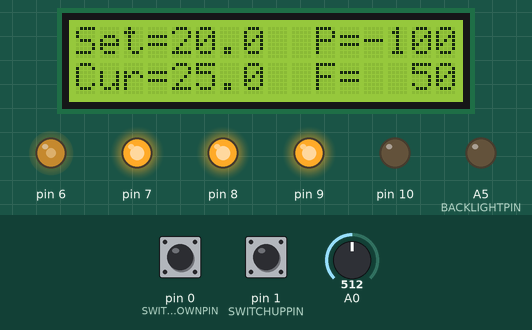
Recording of a sketch running on a simulated Arduino Uno, built with avr-gcc and run on an emulated ATmega328P. Parts: 16×2 character LCD, output pins drawn as LEDs (lit = HIGH). The inputs (shaded band) are chosen by the test bench; at power-on: pin 0 (SWITCHDOWNPIN) HIGH, A0 = 512, pin 1 (SWITCHUPPIN) HIGH.

Above: at 1.2 s.
1.3 s: pin 0 (SWITCHDOWNPIN) pulled LOW for 3.2 s
At 5.0 s:
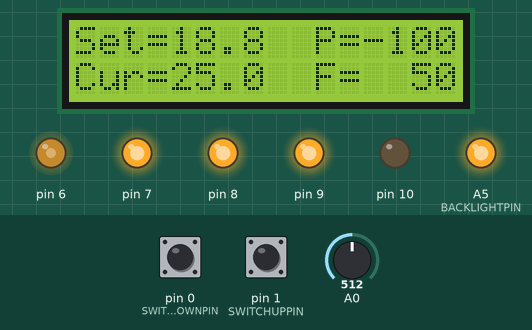
6.0 s: A0 set to 32
At 7.0 s:
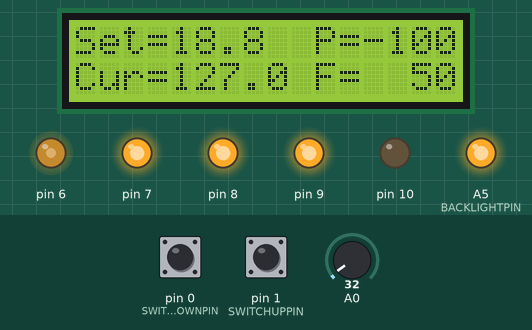
7.8 s: A0 set to 26
At 8.5 s:
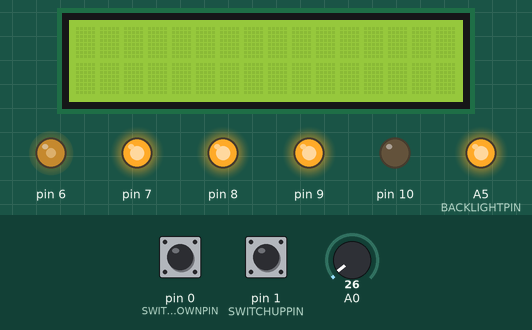
9.5 s: A0 set to 306
At 10.8 s:
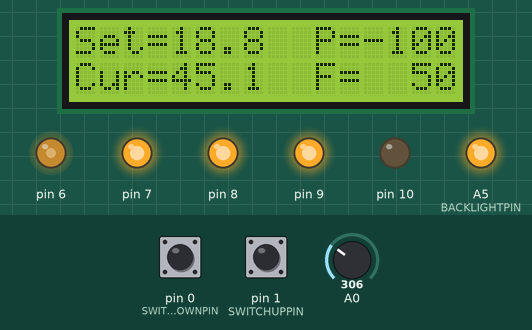
11.3 s: pin 1 (SWITCHUPPIN) pulled LOW for 0.15 s
12.9 s: pin 1 (SWITCHUPPIN) pulled LOW for 1 s
At 13.5 s:
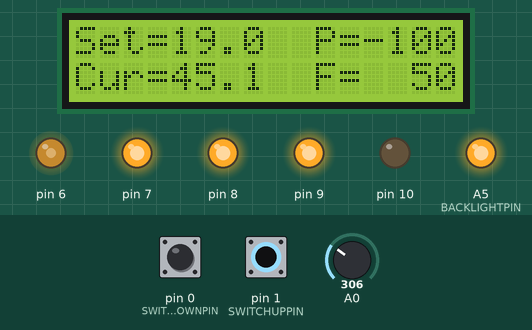
Timing chart, 0 to 24.4 s (numbered marks = the images above; inputs shaded):
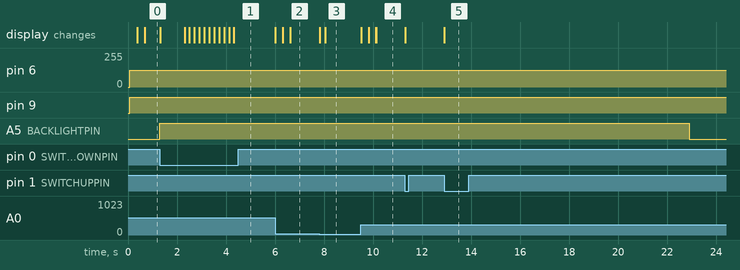

The sketch:

lagerista.ino
```cpp
#include <LiquidCrystal.h>
#include <PID_v1.h>  //Thanks to Brett Beauregard
#include "Thermistor.h"
#include "ThreePinFanPWM.h"
#include "BTS7960b.h"

//switch variables
#define SWITCHDOWNPIN 0
#define SWITCHUPPIN 1
#define BACKLIGHTPIN A5

double errorTemp, controlVal, setTemp;
double kP = 400.0, kI = 200.0, kD = 10.0;
PID pid(&errorTemp, &controlVal, &setTemp, kP, kI, kD, DIRECT);

LiquidCrystal lcd(12, 11, 5, 4, 3, 2);
Thermistor probe(14);
ThreePinFanPWM fan(6);
BTS7960bHBridge peltier(8, 10, 7, 9);

void setup() {
  lcd.begin(16, 2);
  peltier.setActive();
  pid.SetMode(AUTOMATIC);

  pinMode(SWITCHUPPIN, INPUT_PULLUP);
  pinMode(SWITCHDOWNPIN, INPUT_PULLUP);
  pinMode(BACKLIGHTPIN, OUTPUT);
  digitalWrite(BACKLIGHTPIN, LOW);

  analogReference(EXTERNAL);

}


void loop() {

  probe.update();
  pid.Compute();

  static float fanSpeed = 50.0;
  fan.setSpeed(fanSpeed);

  peltier.setIntensity(-100.0);
  //Serial.begin(9600);


  if (probe.isValid()) {
    //get user temp
    lcd.setCursor(0, 0);
    lcd.print("Set=");
    lcd.print(String(getUserTemp(), 1));

    //print power percentage sent to Peltier device
    lcd.setCursor(10, 0);
    lcd.print("P=");
    float power = peltier.getIntensity();
    if (power > 0.) lcd.print(" ");
    if (abs(power) < 100.) lcd.print(" ");
    lcd.print(String(power, 0));

    //print measured temp
    lcd.setCursor(0, 1);
    lcd.print("Cur=");
    String strTemp = probe.strTemp(1);
    lcd.print(strTemp);
    for (int i = 0; i < 6 - strTemp.length(); i++) lcd.print(" ");

    //print fan speen in percentage
    lcd.setCursor(10,1);
    lcd.print("F= ");
    if (fanSpeed < 100.) lcd.print(" ");
    lcd.print(String(fanSpeed, 0));

  } else {
    lcd.setCursor(0, 0);
    lcd.print("                ");
    lcd.setCursor(0, 1);
    lcd.print("                ");
  }


}


float getUserTemp() {
  static float set_temp = 20.0;
  static unsigned long sw_timer;
  static bool sw_up = 0, sw_hold_up = 0, sw_down = 0, sw_hold_down = 0;

  unsigned long currentMillis = millis();

  if (!digitalRead(SWITCHDOWNPIN) && !sw_down) {
    digitalWrite(BACKLIGHTPIN, HIGH);
    sw_down = true;
    sw_timer = currentMillis;
    set_temp -= 0.1;
  } else if (!digitalRead(SWITCHDOWNPIN) && sw_down) {
    if ((!sw_hold_down) && (currentMillis >= sw_timer + 1000.0)) {
      sw_hold_down = true;
      sw_timer = currentMillis;
      set_temp -= 0.1;
    } else if (sw_hold_down && (currentMillis > sw_timer + 200.0)) {
      sw_timer = currentMillis;
      set_temp -= 0.1;
    }
  } else if (!digitalRead(SWITCHUPPIN) && !sw_up) {
    digitalWrite(BACKLIGHTPIN, HIGH);
    sw_up = true;
    sw_timer = currentMillis;
    set_temp += 0.1;
  } else if (!digitalRead(SWITCHUPPIN) && sw_up) {
    if (!sw_hold_up && (currentMillis > sw_timer + 1000)) {
      sw_hold_up = true;
      sw_timer = currentMillis;
      set_temp += 0.1;
    } else if (sw_hold_up && (currentMillis > sw_timer + 200)) {
      sw_timer = currentMillis;
      set_temp += 0.1;
    }
  } else {
    sw_down = false;
    sw_hold_down = false;
    sw_up = false;
    sw_hold_up = false;
    if (millis() > sw_timer + 10000) digitalWrite(BACKLIGHTPIN, LOW);
  }

  return set_temp;
}
```

BTS7960b.cpp
```cpp
/**********************************************************************************************
 * Arduino BTS7960b Library
 * Author: Martin Lafrance
 *         lafrance.martin@gmail.com
 *
 * This library supports both the chip itself and the full H-Bridge board
 * The Half-bridge object could be used for any controller that has an Enable pin with a PWM pin
 * The Full H-bridge object could be used the same with two-sided controllers
 **********************************************************************************************/

#include <Arduino.h>
#include "BTS7960b.h"

// Single-sided, no sensing
BTS7960bHalf::BTS7960bHalf(uint8_t enPin, uint8_t pwmPin)
      : mEnPin(enPin), mPwmPin(pwmPin){
  pinMode(mEnPin, OUTPUT);
  pinMode(mPwmPin, OUTPUT);
  digitalWrite(mEnPin, LOW);
  digitalWrite(mPwmPin, LOW);
}

// Single-sided, with sensing
BTS7960bHalf::BTS7960bHalf(uint8_t enPin, uint8_t pwmPin, uint8_t isPin)
      : mEnPin(enPin), mPwmPin(pwmPin), mIsPin(isPin){
  pinMode(mEnPin, OUTPUT);
  pinMode(mPwmPin, OUTPUT);
  pinMode(mIsPin, INPUT);
  digitalWrite(mEnPin, LOW);
  digitalWrite(mPwmPin, LOW);
}

// set PWM intensity in percentage
void BTS7960bHalf::setIntensity(float intensity){
  mIntensity = min(max(intensity, 0.0), 100.0);    //bound intensity in range 0-100 pct

  analogWrite(mPwmPin, mIntensity*2.55);
}

// set Enable pin active
void BTS7960bHalf::setActive(){
  mEnable = true;
  digitalWrite(mEnPin, HIGH);
}

// set Enable pin inactive
void BTS7960bHalf::setInactive(){
  mEnable = false;
  digitalWrite(mEnPin, LOW);
}

float BTS7960bHalf::getIntensity(){
  return mIntensity;
}

bool BTS7960bHalf::isActive(){
  return mEnable;
}

// get voltage at IS pin
float BTS7960bHalf::getCurrent(){
  float currentSense = analogRead(mIsPin);
  return currentSense;
}

// Full H-bridge, no sensing
BTS7960bHBridge::BTS7960bHBridge(uint8_t r_en, uint8_t r_pwm, uint8_t l_en, uint8_t l_pwm)
      : BTS7960bHalf(r_en, r_pwm), mSpareEnPin(l_en), mSparePwmPin(l_pwm){

  pinMode(mSpareEnPin, OUTPUT);
  pinMode(mSparePwmPin, OUTPUT);
  digitalWrite(mSpareEnPin, HIGH);
  digitalWrite(mSparePwmPin, LOW);
}


void BTS7960bHBridge::setIntensity(float intensity) {
  intensity = min(max(intensity, -100.0), 100.0); //bound intensity in range -100 to 100 pct

  if (intensity >= 0.0 && !mIsRightSide) {
    switchSides();
  } else if (intensity < 0 && mIsRightSide) {
    switchSides();
  }

  //set high side to desired voltage
  BTS7960bHalf::setIntensity(abs(intensity));
}

void BTS7960bHBridge::switchSides() {

  mIsRightSide = !mIsRightSide;

  //set low side to ground
  BTS7960bHalf::setIntensity(0.0);

  uint8_t oldEnPin = mEnPin;
  uint8_t oldPwmPin = mPwmPin;
  uint8_t oldIsPin = mIsPin;

  mEnPin = mSpareEnPin;
  mPwmPin = mSparePwmPin;
  mIsPin = mSpareIsPin;

  mSpareEnPin = oldEnPin;
  mSparePwmPin = oldPwmPin;
  mSpareIsPin = oldIsPin;

}

float BTS7960bHBridge::getIntensity(){
  if (mIsRightSide) return mIntensity;
  return -mIntensity;
}
```

BTS7960b.h
```cpp
/**********************************************************************************************
 * Arduino BTS7960b Library
 * Author: Martin Lafrance
 *         lafrance.martin@gmail.com
 *
 * This library supports both the chip itself and the full H-Bridge board
 **********************************************************************************************/

#ifndef BTS7960B_H
#define BTS7960B_H
using namespace std;

class BTS7960bHalf
{
  public:
    BTS7960bHalf(uint8_t enPin, uint8_t pwmPin);
    BTS7960bHalf(uint8_t enPin, uint8_t pwmPin, uint8_t isPin);
    void setIntensity(float intensity);
    void setActive();
    void setInactive();
    float getIntensity();
    bool isActive();
    float getCurrent();

  protected:
    uint8_t mEnPin, mPwmPin, mIsPin;
    float mIntensity = 0;
    bool mEnable = 0;
};


class BTS7960bHBridge : public BTS7960bHalf
{
  public:
    BTS7960bHBridge(uint8_t r_en, uint8_t r_pwm, uint8_t l_en, uint8_t l_pwm);
    void setIntensity(float intensity);
    float getIntensity();

  private:
    void switchSides();
    uint8_t mSpareEnPin, mSparePwmPin, mSpareIsPin;
    bool mIsRightSide = true;
};


#endif
```

Thermistor.cpp
```cpp
#include "Arduino.h"
#include "Thermistor.h"

Thermistor::Thermistor(int pin)
{
  pinMode(pin, INPUT);
  mPin = pin;
}


void Thermistor::update() {
  mValues[mIndex] = analogRead(mPin);
  mIndex++;
  if (mIndex == NUMSAMPLES) mIndex = 0;

  float sum = 0, average, steinhart;

  for (uint8_t i = 0; i < NUMSAMPLES; i++) sum += mValues[i];

  average = sum / NUMSAMPLES;
  average = 1023 / average - 1;
  average = SERIESRESISTOR / average;
  mTemp = average / THERMISTORNOMINAL;             // (R/Ro)
  mTemp = log(mTemp);                              // ln(R/Ro)
  mTemp /= BCOEFFICIENT;                           // 1/B * ln(R/Ro)
  mTemp += 1.0 / (TEMPERATURENOMINAL + 273.15);    // + (1/To)
  mTemp = 1.0 / mTemp;                             // Invert
  mTemp -= 273.15;                                 // convert to C
}


float Thermistor::getTemp() {
  return mTemp;
}

String Thermistor::strTemp(int precision) {
  return String(Thermistor::getTemp(),precision);
}

bool Thermistor::isValid() {
  if (mTemp < 130.0 && mTemp > -30.0) {
    return true;
  } else {
    return false;
  }
}
```

Thermistor.h
```cpp
#ifndef THERMISTOR_H
#define THERMISTOR_H

//to be defined by front-end!!
#define NUMSAMPLES 100
#define SERIESRESISTOR 10000
#define THERMISTORNOMINAL 10000
#define TEMPERATURENOMINAL 25
#define NUMSAMPLES 100
#define BCOEFFICIENT 4016.4

class Thermistor
{
  public:
    Thermistor(int pin);
    float getTemp();
    String strTemp(int precision);
    void update();
    void print();
    bool isValid();

  private:
    float mValues [NUMSAMPLES];
    uint8_t mIndex = 0;
    int mPin;
    float mTemp;
};

#endif
```

ThreePinFanPWM.cpp
```cpp
#include <Arduino.h>
#include "ThreePinFanPWM.h"

ThreePinFanPWM::ThreePinFanPWM(uint8_t pinOut): mPinOut(pinOut) {
  pinMode(mPinOut, OUTPUT);
  ThreePinFanPWM::setSpeed(0);
}

ThreePinFanPWM::ThreePinFanPWM(uint8_t pinOut, uint8_t pinIn): mPinOut(pinOut), mPinIn(pinIn) {
  pinMode(mPinIn, INPUT);
  pinMode(mPinOut, OUTPUT);
  ThreePinFanPWM::setSpeed(0);
}

void ThreePinFanPWM::setSpeed(float percentage) {
  analogWrite(mPinOut, (percentage * 2.55));
}
```

ThreePinFanPWM.h
```cpp
#ifndef THREEPINFAN_H
#define THREEPINFAN_H

class ThreePinFanPWM
{
  public:
    ThreePinFanPWM(uint8_t pinOut);
    ThreePinFanPWM(uint8_t pinOut, uint8_t pinIn);
    void setSpeed(float percentage);
    void controlSpeed(float rpm);

  private:
    uint8_t mPinOut, mPinIn;
    float mPercentage = 0;
    float mRpm, mLastRpm = 0;
};

#endif
```

Measured:
- the behaviour switches between 30 and 29 on A0 (found by bisection; images 2 and 3)
- after the input at 1.3 s, A5 (BACKLIGHTPIN): LOW → HIGH at once; the display: first changes at once (image 1 shows a later state)
- after the input at 6.0 s, the display: first changes at once (image 2 shows a later state)
- after the input at 7.8 s, the display: first changes at once (image 3 shows a later state)
- after the input at 9.5 s, the display: first changes at once (image 4 shows a later state)
- after the input at 12.9 s, A5 (BACKLIGHTPIN): HIGH → LOW after 10.0 s instead of 8.4 s; the display: changes at once (image 5)
